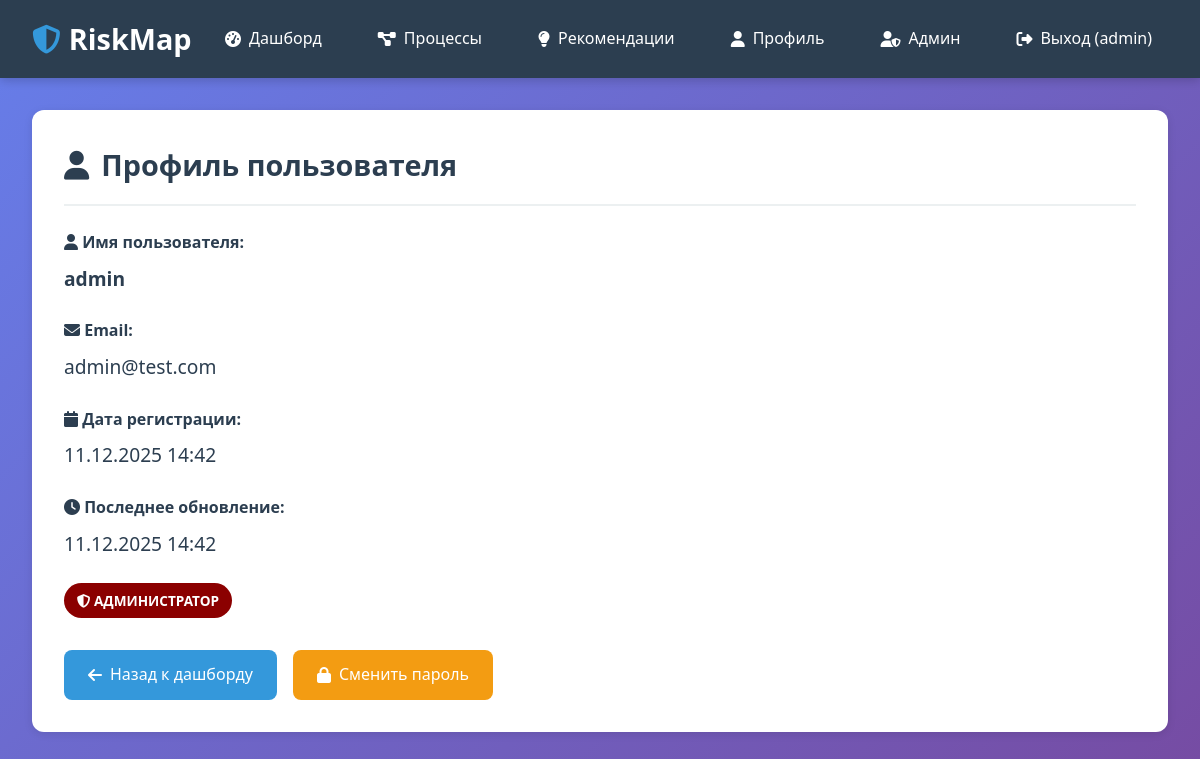
The app's page /profile/ (signed in) with its own data.
### apps/authentication/models.py (models this page shows, shortened)
class User(AbstractUser):
    email = models.EmailField(unique=True, verbose_name='Email')
    created_at = models.DateTimeField(auto_now_add=True, verbose_name='Дата регистрации')
    updated_at = models.DateTimeField(auto_now=True, verbose_name='Дата обновления')
    USERNAME_FIELD = 'username'
    REQUIRED_FIELDS = ['email']
    class Meta:
        verbose_name = 'Пользователь'
        verbose_name_plural = 'Пользователи'
        ordering = ['-created_at']
        db_table = 'users'

### apps/core/views.py (the view)
# urls.py: path('profile/', views.profile_view, name='profile'),
@login_required
def profile_view(request):
    user = request.user
    context = {
        'user': user,
    }
    return render(request, 'core/profile.html', context)

### templates/core/profile.html (shortened to what this page needs)
{% extends "base.html" %}
{% block content %}
<div class="card">
    <div class="card-header">
        <h2><i class="fas fa-user"></i> Профиль пользователя</h2>
    </div>
    <div class="card-body">
        <div style="max-width: 600px;">
            <div class="form-group">
                <label><i class="fas fa-user"></i> Имя пользователя:</label>
                <p style="font-size: 1.2rem; font-weight: 600;">{{ user.username }}</p>
            </div>
            <div class="form-group">
                <label><i class="fas fa-envelope"></i> Email:</label>
                <p style="font-size: 1.2rem;">{{ user.email }}</p>
            </div>
            <div class="form-group">
                <label><i class="fas fa-calendar"></i> Дата регистрации:</label>
                <p style="font-size: 1.2rem;">{{ user.created_at|date:"d.m.Y H:i" }}</p>
            </div>
            <div class="form-group">
                <label><i class="fas fa-clock"></i> Последнее обновление:</label>
                <p style="font-size: 1.2rem;">{{ user.updated_at|date:"d.m.Y H:i" }}</p>
            </div>
            {% if user.is_superuser %}
                <div class="form-group">
                    <span class="badge badge-critical">
                        <i class="fas fa-shield-alt"></i> Администратор
                    </span>
                </div>
            {% endif %}
            <div style="margin-top: 2rem; display: flex; gap: 1rem;">
                <a href="{% url 'core:dashboard' %}" class="btn btn-primary">
                    <i class="fas fa-arrow-left"></i> Назад к дашборду
                </a>
                <a href="{% url 'authentication:password_change' %}" class="btn btn-warning text-dark">
                    <i class="fas fa-lock"></i> Сменить пароль
                </a>
            </div>
        </div>
    </div>
</div>
{% endblock %}

### templates/base.html (shortened to what this page needs)
<!DOCTYPE html>
<html lang="ru">
<head>
    <link href="https://cdn.jsdelivr.net/npm/vis-network@9.1.9/dist/dist/vis-network.min.css" rel="stylesheet">
    <link rel="stylesheet" href="https://cdnjs.cloudflare.com/ajax/libs/font-awesome/6.5.1/css/all.min.css">
</head>
<body>
    <nav class="navbar">
        <div class="navbar-container">
            <a href="{% url 'core:home' %}" class="navbar-brand">
                <i class="fas fa-shield-alt"></i>
                RiskMap
            </a>
            <ul class="navbar-menu">
                {% if user.is_authenticated %}
                    <li><a href="{% url 'core:dashboard' %}">
                        <i class="fas fa-tachometer-alt"></i> Дашборд
                    </a></li>
                    <li><a href="{% url 'core:process_list' %}">
                        <i class="fas fa-project-diagram"></i> Процессы
                    </a></li>
                    <li><a href="{% url 'core:recommendations' %}">
                        <i class="fas fa-lightbulb"></i> Рекомендации
                    </a></li>
                    <li><a href="{% url 'core:profile' %}">
                        <i class="fas fa-user"></i> Профиль
                    </a></li>
                {% if user.is_superuser %}
                <li><a href="{% url 'admin_panel:user_management' %}">
                    <i class="fas fa-user-shield"></i> Админ
                </a></li>
                {% endif %}
                    <li><a href="{% url 'authentication:logout' %}">
                        <i class="fas fa-sign-out-alt"></i> Выход ({{ user.username }})
                    </a></li>
                {% endif %}
            </ul>
        </div>
    </nav>
    <div class="container">
        {% block content %}{% endblock %}
    </div>
</body>
</html>

### templates/base.html (style rules this page uses)
* { margin: 0; padding: 0; box-sizing: border-box; }
:root { --primary-color: #2c3e50; --secondary-color: #3498db; --accent-color: #e74c3c; --success-color: #27ae60; --warning-color: #f39c12; --danger-color: #e74c3c; --light-bg: #ecf0f1; --dark-text: #2c3e50; --light-text: #7f8c8d; --border-color: #bdc3c7; --card-shadow: 0 2px 8px rgba(0,0,0,0.1); --hover-shadow: 0 4px 16px rgba(0,0,0,0.15); }
body { font-family: 'Segoe UI', Tahoma, Geneva, Verdana, sans-serif; background: linear-gradient(135deg, #667eea 0%, #764ba2 100%); background-attachment: fixed; color: var(--dark-text); line-height: 1.6; min-height: 100vh; }
.navbar { background: var(--primary-color); color: white; padding: 1rem 0; box-shadow: 0 2px 10px rgba(0,0,0,0.2); position: sticky; top: 0; z-index: 1000; }
.navbar-container { max-width: 1400px; margin: 0 auto; padding: 0 2rem; display: flex; justify-content: space-between; align-items: center; }
.navbar-brand { font-size: 1.8rem; font-weight: bold; color: white; text-decoration: none; display: flex; align-items: center; gap: 0.5rem; }
.navbar-brand i { color: var(--secondary-color); }
.navbar-menu { display: flex; list-style: none; gap: 1.5rem; align-items: center; }
.navbar-menu a { color: white; text-decoration: none; padding: 0.5rem 1rem; border-radius: 5px; transition: all 0.3s ease; display: flex; align-items: center; gap: 0.5rem; }
.container { max-width: 1400px; margin: 2rem auto; padding: 0 2rem; }
.card { background: white; border-radius: 12px; padding: 2rem; margin-bottom: 2rem; box-shadow: var(--card-shadow); transition: all 0.3s ease; }
.card-header { display: flex; justify-content: space-between; align-items: center; margin-bottom: 1.5rem; padding-bottom: 1rem; border-bottom: 2px solid var(--light-bg); }
.card-header h2 { color: var(--primary-color); font-size: 1.8rem; display: flex; align-items: center; gap: 0.75rem; }
.card-body { color: var(--dark-text); }
.btn { display: inline-flex; align-items: center; gap: 0.5rem; padding: 0.75rem 1.5rem; border: none; border-radius: 8px; font-size: 1rem; cursor: pointer; text-decoration: none; transition: all 0.3s ease; font-weight: 500; }
.btn-primary { background: var(--secondary-color); color: white; }
.btn-warning { background: var(--warning-color); color: white; }
.badge { display: inline-block; padding: 0.4rem 0.8rem; border-radius: 20px; font-size: 0.85rem; font-weight: 600; text-transform: uppercase; }
.badge-critical { background: #8b0000; color: white; animation: pulse 2s infinite; }
.form-group { margin-bottom: 1.5rem; }
.form-group label { display: block; margin-bottom: 0.5rem; font-weight: 600; color: var(--dark-text); }

### records on screen
User: username "admin", email "admin@test.com", created_at "11.12.2025 14:42", updated_at "11.12.2025 14:42"
